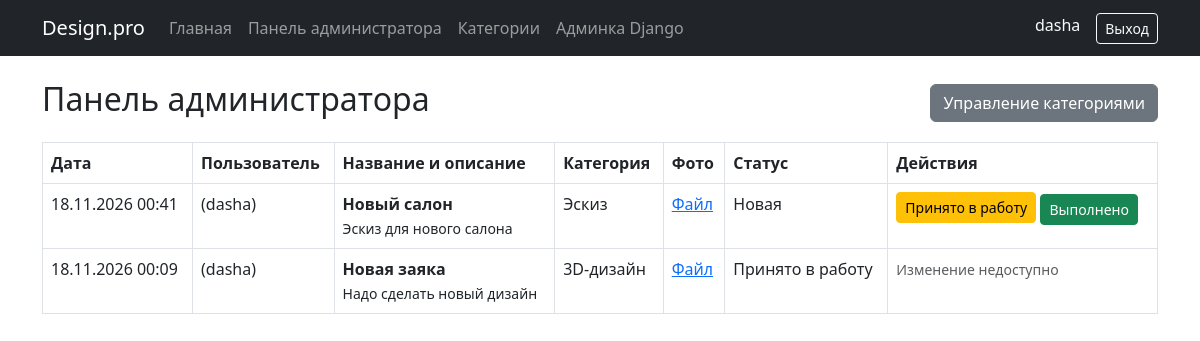
Before: /admin-panel/ (signed in) with the older database file.
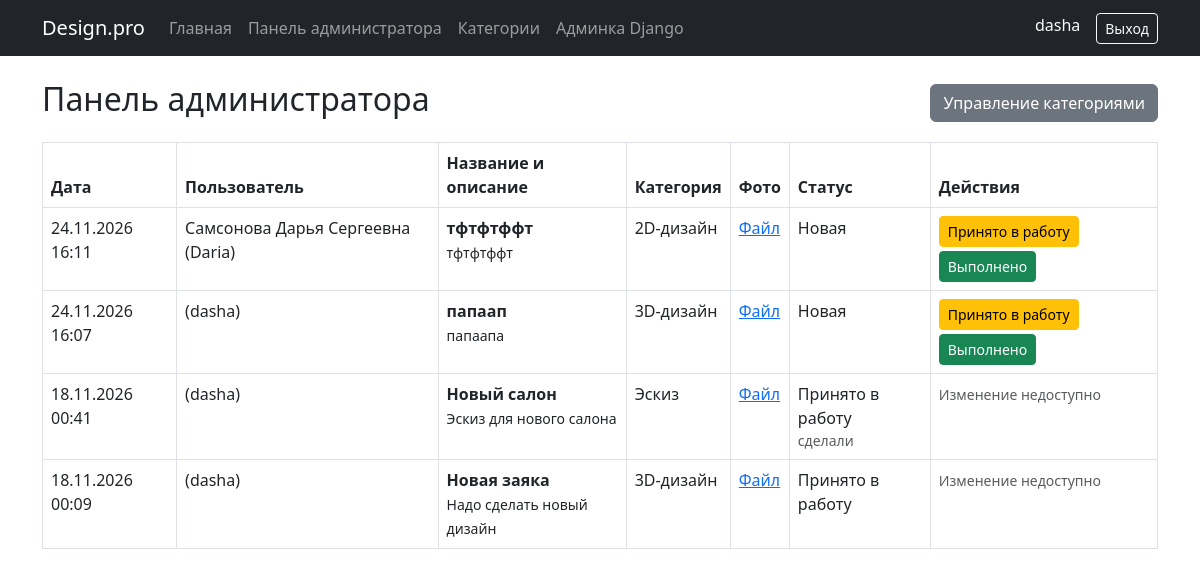
After: the same page with the newer database file.
### portal/models.py (models this page shows, shortened)
class DesignRequest(models.Model):
    STATUS_NEW = 'new'
    STATUS_IN_PROGRESS = 'in_progress'
    STATUS_COMPLETED = 'completed'
    STATUS_CHOICES = [
        (STATUS_NEW, 'Новая'),
        (STATUS_IN_PROGRESS, 'Принято в работу'),
        (STATUS_COMPLETED, 'Выполнено'),
    ]
    user = models.ForeignKey(
        settings.AUTH_USER_MODEL,
        on_delete=models.CASCADE,
        related_name='design_requests',
        verbose_name='Пользователь',
    )
    category = models.ForeignKey(
        Category,
        on_delete=models.CASCADE,
        related_name='design_requests',
        verbose_name='Категория',
    )
    title = models.CharField('Название', max_length=200)
    description = models.TextField('Описание')
    photo = models.ImageField(
        'Фото помещения или план',
        upload_to='rooms/',
        validators=[validate_room_image],
    )
    status = models.CharField(
        'Статус',
        max_length=20,
        choices=STATUS_CHOICES,
        default=STATUS_NEW,
    )
    comment = models.TextField('Комментарий к работе', blank=True, null=True)
    design_image = models.ImageField(
        'Изображение дизайна',
        upload_to='designs/',
        blank=True,
        null=True,
        validators=[validate_room_image],
    )
    created_at = models.DateTimeField('Дата добавления', auto_now_add=True)
    class Meta:
        verbose_name = 'Заявка на дизайн'
        verbose_name_plural = 'Заявки на дизайн'
        ordering = ['-created_at']

class CustomUser(AbstractUser):
    full_name = models.CharField('ФИО', max_length=255)

class Category(models.Model):
    name = models.CharField('Название категории', max_length=100, unique=True)
    class Meta:
        verbose_name = 'Категория'
        verbose_name_plural = 'Категории'
        ordering = ['name']

### portal/views.py (the view)
# urls.py: path('admin-panel/', views.admin_panel, name='admin_panel'),
@user_passes_test(is_admin, login_url='login')
def admin_panel(request):
    all_requests = DesignRequest.objects.select_related('user', 'category').order_by('-created_at')
    return render(
        request,
        'portal/admin_panel.html',
        {'requests': all_requests},
    )

### portal/views.py (called while the page is built)
def is_admin(user):
    return user.is_authenticated and user.is_superuser

### templates/portal/admin_panel.html (shortened to what this page needs)
{% extends 'base.html' %}
{% block content %}
<div class="d-flex justify-content-between align-items-center mb-3">
    <h2>Панель администратора</h2>
    <a href="{% url 'category_list' %}" class="btn btn-secondary">Управление категориями</a>
</div>
{% if requests %}
    <table class="table table-bordered">
        <thead>
            <tr>
                <th>Дата</th>
                <th>Пользователь</th>
                <th>Название и описание</th>
                <th>Категория</th>
                <th>Фото</th>
                <th>Статус</th>
                <th>Действия</th>
            </tr>
        </thead>
        <tbody>
            {% for req in requests %}
                <tr>
                    <td>{{ req.created_at|date:"d.m.Y H:i" }}</td>
                    <td>{{ req.user.full_name }} ({{ req.user.username }})</td>
                    <td>
                        <strong>{{ req.title }}</strong><br>
                        <span class="small">{{ req.description }}</span>
                    </td>
                    <td>{{ req.category.name }}</td>
                    <td>
                        {% if req.photo %}
                            <a href="{{ req.photo.url }}" target="_blank">Файл</a>
                        {% endif %}
                    </td>
                    <td>
                        {{ req.get_status_display }}
                        {% if req.comment %}
                            <div class="small text-muted">{{ req.comment }}</div>
                        {% endif %}
                    </td>
                    <td>
                        {% if req.status == 'new' %}
                            <a href="{% url 'status_in_progress' req.pk %}" class="btn btn-warning btn-sm mb-1">Принято в работу</a>
                            <a href="{% url 'status_completed' req.pk %}" class="btn btn-success btn-sm">Выполнено</a>
                        {% else %}
                            <span class="text-muted small">Изменение недоступно</span>
                        {% endif %}
                    </td>
                </tr>
            {% endfor %}
        </tbody>
    </table>
{% else %}
    <p class="text-muted">Заявок пока нет.</p>
{% endif %}
{% endblock %}

Changed rows visible on the page:
added DesignRequest: created_at "24.11.2026 16:11", user.full_name "Самсонова Дарья Сергеевна", user.username "Daria", title "тфтфтффт", description "тфтфтффт", category.name "2D-дизайн", status "Новая", shows "Принято в работу"
added DesignRequest: created_at "24.11.2026 16:07", user.username "dasha", title "папаап", description "папаапа", category.name "3D-дизайн", status "Новая", shows "Принято в работу"
changed DesignRequest "Новый салон": status "Новая" → "Принято в работу"; comment (not shown) → "сделали"; status "Принято в работу Выполнено" → "Изменение недоступно"
